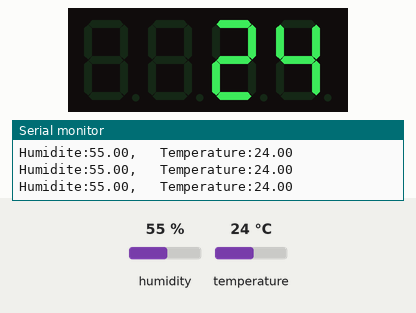
Simulated run of this sketch. Board: Arduino Uno, built with avr-gcc and run on an emulated ATmega328P. Parts: 4-digit seven-segment display, the last lines printed to the serial monitor. Inputs (shaded band) come from the test bench; at power-on: temperature 24 °C, humidity 55 %.

Above: at 2.9 s.
3.0 s: temperature set to 12 °C
At 4.8 s:
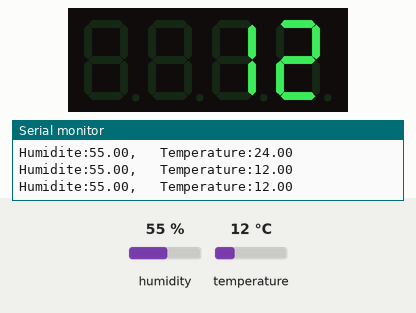
5.8 s: temperature set to 19 °C
At 6.8 s:
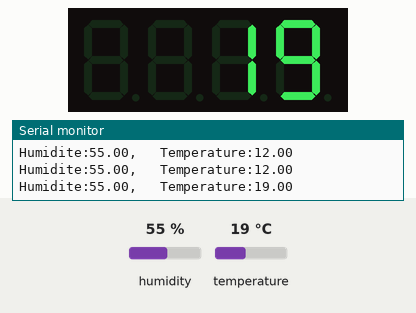
8.6 s: temperature set to 11 °C
At 10.9 s:
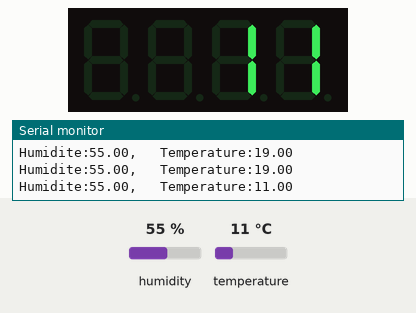
12.1 s: temperature set to 8 °C
At 13.0 s:
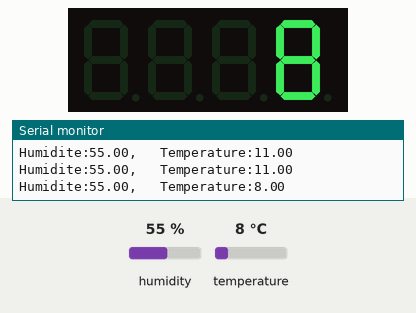
Timing chart, 0 to 15.1 s (numbered marks = the images above; inputs shaded):
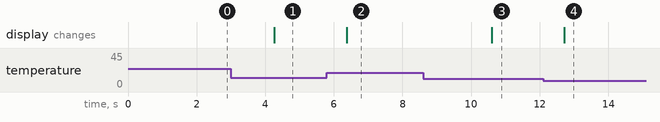

Measured:
- after the input at 3.0 s, the display: changes after 1.3 s (image 1)
- after the input at 5.8 s, the display: changes after 0.58 s (image 2)
- after the input at 8.6 s, the display: changes after 2.0 s (image 3)
- after the input at 12.1 s, the display: changes after 0.62 s (image 4)

The sketch:

temperatura.ino
```cpp
#include "DHT.h"
#include <TM1637Display.h>

#define CLK_PIN 9
#define DIO_PIN 10
#define DHT_PIN 11

#define RED_PIN 4
#define GREEN_PIN 5
#define BLUE_PIN 6

TM1637Display display(CLK_PIN, DIO_PIN);
DHT dht(DHT_PIN, DHT11);

void setup()
{
   dht.begin();
   Serial.begin(9600);
   display.setBrightness(0x01);
}

void loop()
{
   float h = dht.readHumidity();
   float t = dht.readTemperature();

   Serial.print("Humidite:");
   Serial.print(h);
   Serial.print(",   Temperature:");
   Serial.println(t);

   display.showNumberDec(t, false);

   if (t < 10)
   {
     digitalWrite(6, HIGH);
     digitalWrite(5, LOW);
     digitalWrite(4, LOW);
  }
  else
  {
     digitalWrite(6, LOW);
     digitalWrite(4, HIGH);
     digitalWrite(5, LOW);
  }

  delay(500);

}
```
